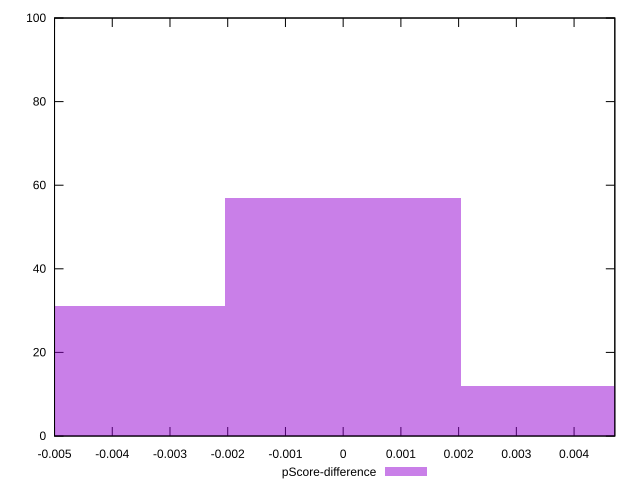

Source code (gnuplot):
reset

$pScoreDifference <<EOF
-0.004077657894677081 31
0 57
0.004077657894677081 12
EOF

set key outside below
set boxwidth 0.004077657894677081
set xrange [-0.0050000000000000044:0.004705882352941171]
set yrange [0:100]
set trange [0:100]
set style fill transparent solid 0.5 noborder
set terminal svg size 640, 490 enhanced background rgb 'white'
set output "reprap/offscreen-images/samples/pages+cached/pScore-difference/histogram.svg"

plot $pScoreDifference title "pScore-difference" with boxes

reset
